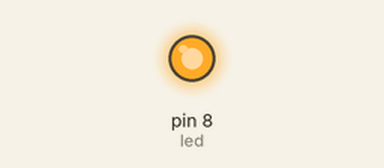
This sketch was run on a simulated Arduino Uno, built with avr-gcc and run on an emulated ATmega328P. On the bench: output pins drawn as LEDs (lit = HIGH).

Above: at 0.1 s.
Timing chart, 0 to 1.6 s (numbered marks = the images above):
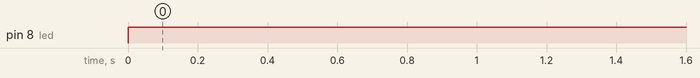

The sketch:

LED.ino
```cpp
int led = 8;
void setup() {
  pinMode(led,OUTPUT);
}

void loop() {
  digitalWrite(led,HIGH);
}
```

Measured:
- by itself, pin 8 (led): LOW → HIGH at 0.00 s
